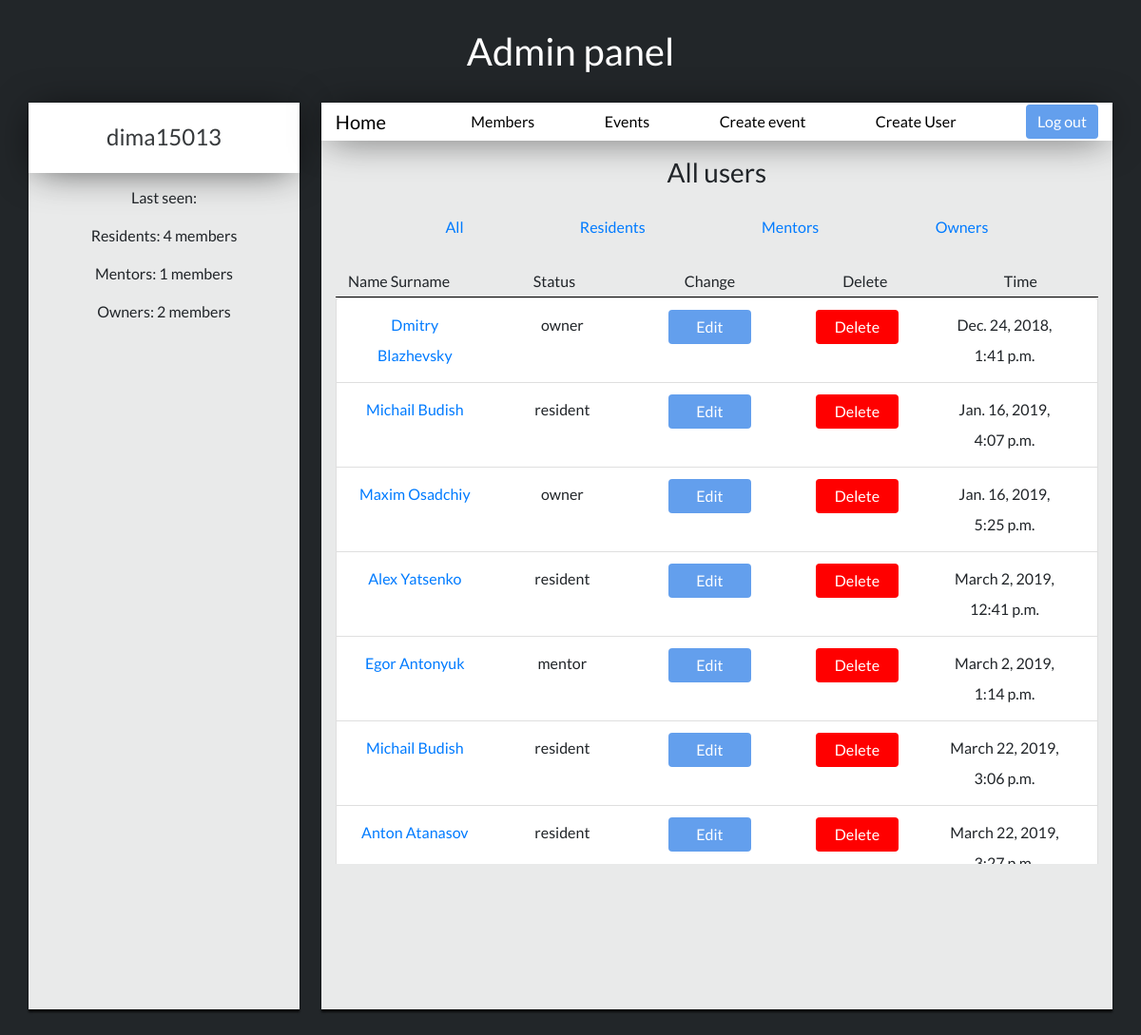
/users_list (signed in), run on the app's committed database.
### login/models.py (models this page shows, shortened)
class User(models.Model):
    superuser = models.IntegerField(default=None)
    name = models.CharField(max_length=30)
    surname = models.CharField(max_length=30)
    username = models.CharField(max_length=30)
    password = models.CharField(max_length=150)
    status = models.CharField(max_length=15)
    birth_date = models.DateTimeField()
    email = models.EmailField(max_length=30, null=True)
    specialization = models.CharField(max_length=30)
    team = models.CharField(max_length=50)
    project = models.CharField(max_length=50)
    last_seen = models.DateTimeField(auto_now=True)
    profile_photo = models.ImageField(upload_to='profile_photos')

### login/views.py (the view)
# urls.py: path('users_list', views.list_users, name='list_users'),
@login_required
def list_users(request):
    residents = User.objects.filter(status='resident').count()
    mentors = User.objects.filter(status='mentor').count()
    owners = User.objects.filter(status='owner').count()
    users_list = User.objects.all()
    return render(request, 'users/index.html', {'list_users': users_list,'residents': residents,'mentors': mentors,'owners': owners})

### login/templates/users/index.html (shortened to what this page needs)
{% extends 'index-admin-base.html' %}
{% block info_admin %}
{% load staticfiles %}
<link rel="stylesheet" media="all" href="{% static 'css/home-user.css' %}" type="text/css">
    <div>
        {% if list_residents %}
            <h3 class="list-text">Residents List</h3>
        {% elif list_mentors %}
            <h3 class="list-text">Mentors List</h3>
        {% elif list_owners %}
            <h3 class="list-text">Owners List</h3>
        {% elif list_users %}
            <h3 class="list-text">All users</h3>
        {% endif %}
        <div class="container">
            <div class="row">
                <div class="col-sm" style="display: flex;justify-content: space-evenly;padding: 1%;line-height:2;">
                    <p><a href="{% url 'list_users' %}" style="color:#007bff;"> All </a></p>
                    <p><a href="{% url 'list_residents' %}" style="color:#007bff;"> Residents </a></p>
                    <p><a href="{% url 'list_mentors' %}" style="color:#007bff;"> Mentors </a></p>
                    <p><a href="{% url 'list_owners' %}" style="color:#007bff;"> Owners </a></p>
                </div>
            </div>
        </div>
        <div class="container">
            <div class="row" style="padding: 5%;padding-top: 0;padding-left:0;padding-right:0;">
              <div class="col">
                <div class="container list-group" style="border-bottom: black 1px outset;">
                    <div class="row">
                        <div class="col-sm">
                            <p style="text-align:center;margin: 0;line-height: 2;">Name Surname</p>
                        </div>
                        <div class="col-sm">
                            <p style="text-align:center;margin: 0;line-height: 2;">Status</p>
                        </div>
                        <div class="col-sm">
                            <p style="text-align:center;margin: 0;line-height: 2;">Change</p>
                        </div>
                        <div class="col-sm">
                            <p style="text-align:center;margin: 0;line-height: 2;">Delete</p>
                        </div>
                        <div class="col-sm">
                            <p style="text-align:center;margin: 0;line-height: 2;">Time</p>
                        </div>
                    </div>
                </div>
                <div class="userjoin-block">
                    <ul class="list-group">
                        {% for item in list_users %}
                            <li class="list-group-item">
                                <div class="container list-group">
                                    <div class="row">
                                        <div class="col-sm">
                                                <a href="/user/{{ item.id }}"><p style="text-align:center;margin: 0;line-height: 2;">{{ item.name }} {{ item.surname }}</p></a>
                                        </div>
                                        <div class="col-sm">
                                            <p class="list-text" style="text-align:center;margin: 0;line-height: 2;">{{item.status}}</p>
                                        </div>
                                        <div class="col-sm">
                                            <p style="text-align:center;margin: 0;line-height: 2;"><a href="/user/{{ item.id }}/edit"><button class="btn btn-primary" type="submit" style="width:70%;">Edit</button></a></p>
                                        </div>
                                        <div class="col-sm">
                                            <p style="text-align:center;margin: 0;line-height: 2;"><a href="/user/{{ item.id }}/delete"><button class="btn btn-primary" type="submit" style="background: red; width:70%;" >Delete</button></a></p>
                                        </div>
                                        <div class="col-sm">
                                            <p style="text-align:center;margin: 0;line-height: 2;">{{item.last_seen}}</p>
                                        </div>
                                    </div>
                                </div>
                            </li>
                        {% endfor %}
                    </ul>
                </div>
            </div>
        </div>
    </div>
    </div>
{% endblock %}

### login/templates/index-admin-base.html (shortened to what this page needs)
{% extends "base.html" %}
{% block content %}
{% load staticfiles %}
<link rel="stylesheet" media="all" href="{% static 'css/home-user.css' %}" type="text/css">
<link rel="stylesheet" media="all" href="{% static 'css/home.css' %}" type="text/css">
<h1 class="profile-h1">Admin panel</h1>
<div class="container">
    <div class="row">
        <div class="info-block">
            <div class="photo-block">
                <h4 class="name-text">{{ user.username }}</h4>
            </div>
            <div class="status-block">
                <p>Last seen: {{ last_seen.time }}</p>
                <p>Residents: {{ residents }} members</p>
                <p>Mentors: {{ mentors }} members</p>
                <p>Owners: {{ owners }} members</p>
            </div>
        </div>
        <div class="statistic-block">
            <div class="navbar-block">
                <nav class="navbar navbar-expand-lg">
                    <div class="container">
                        <div class="navbar-brand"> <a class="navbar-link" href="{% url 'index' %}" style="color:black;">Home</a> </div>
                        <a href="{% url 'list_users' %}" style="color:black;"> Members </a>
                        <a href="{% url 'list_events' %}" style="color:black;"> Events </a>
                        <a href="{% url 'create_event' %}" style="color:black;"> Create event </a>
                        <a href="{% url 'register' %}" style="color:black;"> Create User </a>
                        <a href="{% url 'logout' %}"><button class="btn btn-primary" type="submit" >Log out</button></a>
                    </div>
                </nav>
            </div>
            <div class="information-block">
                {% block info_admin %}
                {% endblock %}
            </div>
        </div>
    </div>
</div>
{% endblock %}

### login/static/css/base.css (style rules this page uses)
body { font-family: 'Lato', cursive; }
.userjoin-block { overflow-y: scroll; max-height: 50vh; }
.list-text { text-align: center; margin: 2%; }

### login/static/css/home-user.css (style rules this page uses)
body { background: #222629; font-family: 'Lato', cursive; }
.profile-h1 { font-family: 'Lato', cursive; text-align: center; margin-top: 30px; margin-bottom: 30px; font-size: 2.5em; color: white; }
.info-block { background: rgba(255, 255, 255, 0.9); height: 80vh; width: 25%; -webkit-box-shadow: 0px 3px 2px 0px rgba(0,0,0,0.75); -moz-box-shadow: 0px 3px 2px 0px rgba(0,0,0,0.75); box-shadow: 0px 3px 2px 0px rgba(0,0,0,0.75); }
.statistic-block { background: rgba(255, 255, 255, 0.9); height: 80vh; width: 73%; margin-left: 2%; -webkit-box-shadow: 0px 3px 2px 0px rgba(0,0,0,0.75); -moz-box-shadow: 0px 3px 2px 0px rgba(0,0,0,0.75); box-shadow: 0px 3px 2px 0px rgba(0,0,0,0.75); }
.photo-block { width: 100%; padding: 20px; background: white; -webkit-box-shadow: 0px 3px 40px -8px rgba(0,0,0,0.75); -moz-box-shadow: 0px 3px 40px -8px rgba(0,0,0,0.75); box-shadow: 0px 3px 40px -8px rgba(0,0,0,0.75); }
.navbar-block { width: 100%; background: white; -webkit-box-shadow: 0px 3px 40px -8px rgba(0,0,0,0.75); -moz-box-shadow: 0px 3px 40px -8px rgba(0,0,0,0.75); box-shadow: 0px 3px 40px -8px rgba(0,0,0,0.75); }
.name-text { color: #36393b; text-align: center; margin: 1%; }
.navbar { padding: 0; }
.btn-primary { background-color: rgba(61, 136, 233, 0.8); border: rgba(61, 136, 233, 0.9); }

### login/static/css/home.css (style rules this page uses)
.status-block { text-align: center; margin: 5%; }
.information-block { overflow-y: scroll; height: 92%; }

### data on the page
User: name "Dmitry", surname "Blazhevsky", status "owner", last_seen "Dec. 24, 2018, 1:41 p.m."
User: name "Michail", surname "Budish", status "resident", last_seen "Jan. 16, 2019, 4:07 p.m."
User: name "Maxim", surname "Osadchiy", status "owner", last_seen "Jan. 16, 2019, 5:25 p.m."
User: name "Alex", surname "Yatsenko", status "resident", last_seen "March 2, 2019, 12:41 p.m."
User: name "Egor", surname "Antonyuk", status "mentor", last_seen "March 2, 2019, 1:14 p.m."
User: name "Michail", surname "Budish", status "resident", last_seen "March 22, 2019, 3:06 p.m."
User: name "Anton", surname "Atanasov", status "resident", last_seen "March 22, 2019,…"

### other printed values
{{ user.username }} "dima15013"
{{ residents }} "4"
{{ mentors }} "1"
{{ owners }} "2"
